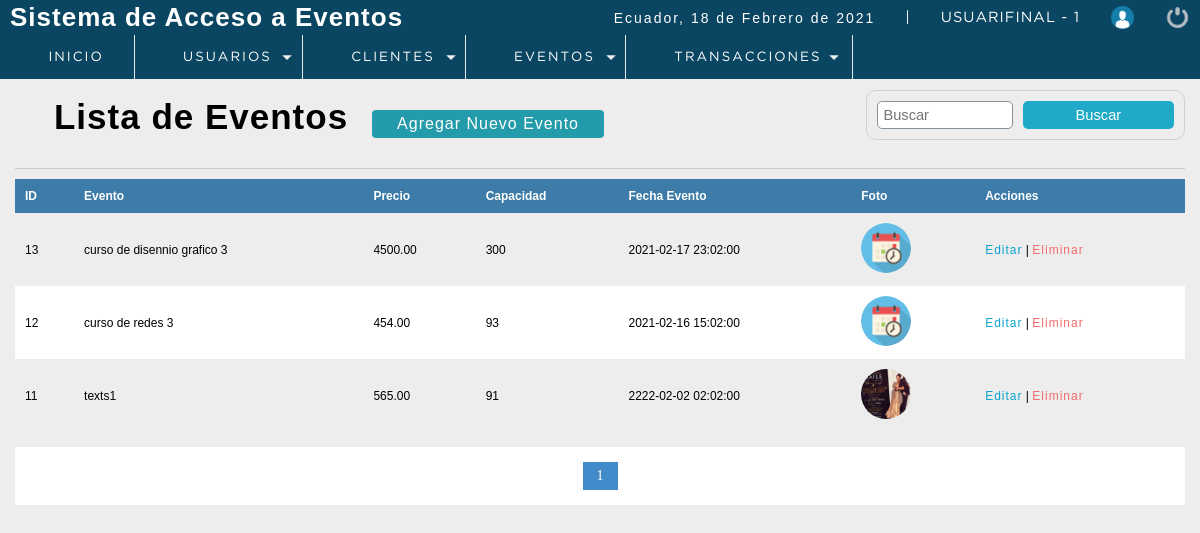
The app's page /P_seminarios/sistema/lista_eventos.php (signed in), older data.
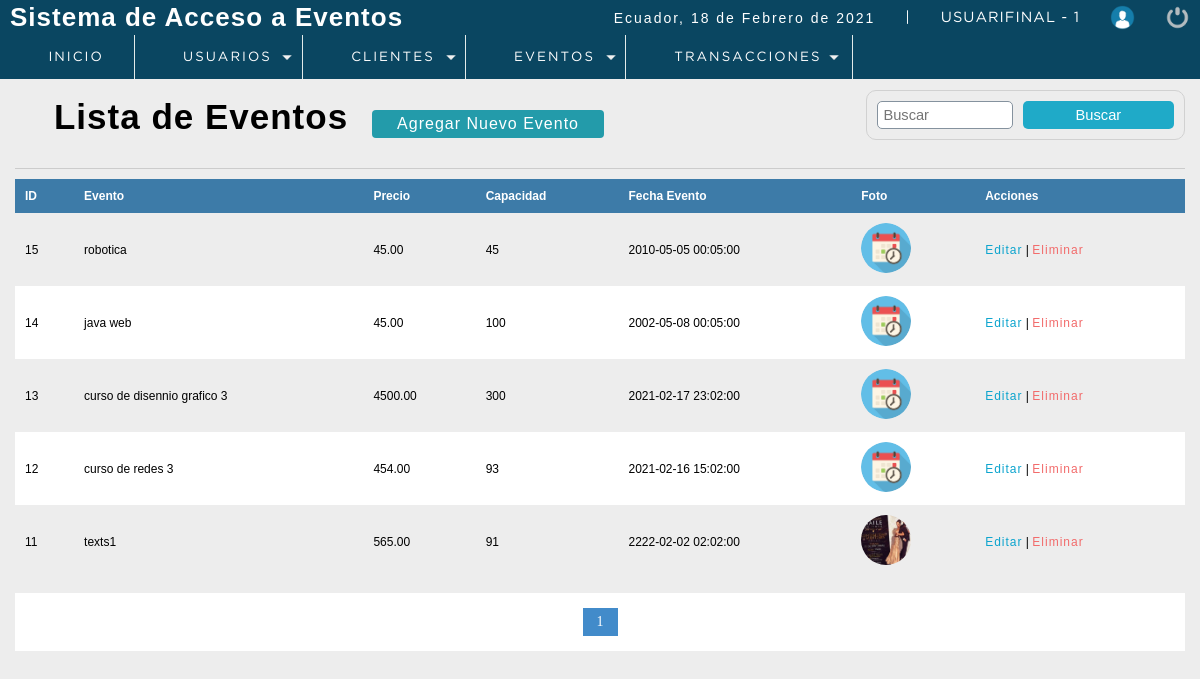
The same page, newer data.
### tables this page shows
CREATE TABLE `evento` (
  `codevento` int(11) NOT NULL,
  `descripcion` varchar(100) DEFAULT NULL,
  `precio` decimal(10,2) DEFAULT NULL,
  `capMax` int(11) DEFAULT NULL,
  `direccion` varchar(300) DEFAULT NULL,
  `foto` text DEFAULT NULL,
  `fecha_evento` datetime NOT NULL,
  `dateAdd` datetime NOT NULL DEFAULT current_timestamp(),
  `usuario_id` int(11) NOT NULL,
  `status` int(11) NOT NULL DEFAULT 1,
  `id_tipo_seminario` int(11) DEFAULT NULL
);

### P_seminarios/sistema/lista_eventos.php (the view, shortened to what this page needs)
<?php
 include "../conection.php";
?>
<!DOCTYPE html>
<html lang="en">
<head>
	<?php include "includes/scripts.php"?>
</head>
<body>
 <?php include "includes/header.php"?>
	<section id="container">
		<h1><i class="fas fa-list-alt"></i> Lista de Eventos</h1>
        <a href="registro_evento.php" class="btn_new">Agregar Nuevo Evento</a>
    <form action="buscar_evento.php" method="get" class="form_search">
        <input type="text" name="busqueda" id="busqueda" placeholder="Buscar">
        <input type="submit" value="Buscar" class="btn_search" >
    </form>
<hr>
        <table>
            <tr>
                <th>ID</th>
                <th>Evento</th>
                <th>Precio</th>
                <th>Capacidad</th>
                <th>Fecha Evento</th>
                <th>Foto</th>
                <th>Acciones</th>
            </tr>
            <?php
           $sql_registre = mysqli_query($conection,"SELECT COUNT(*) AS total_registro FROM evento WHERE status =1");
           $result_registre = mysqli_fetch_array($sql_registre);
           $total_resgistros = $result_registre['total_registro'];
           $por_pagina = 5;
           if (empty($_GET['pagina'])) {
               $pagina =1;
           }
           else {
               $pagina = $_GET['pagina'];
           }
           $desde = ($pagina - 1) * $por_pagina;
           $total_paginas = ceil($total_resgistros / $por_pagina);
           $query = mysqli_query($conection,"SELECT * FROM evento  WHERE status = 1
                                                                    ORDER BY codevento DESC LIMIT $desde, $por_pagina");
           $result = mysqli_num_rows($query);
           if ($result > 0) {
               while ($data = mysqli_fetch_array($query)) {
                if ($data['foto'] !='img_evento.png') {
                    $foto ='img/uploads/'.$data['foto'];
                }else {
                    $foto ='img/'.$data['foto'];
                }
           ?>
            <tr class="row<?php echo $data["codevento"];?>">
                <td><?php echo $data["codevento"];?></td>
                <td><?php echo $data["descripcion"];?></td>
                <td><?php echo $data["precio"];?></td>
                <td><?php echo $data["capMax"];?></td>
                <td><?php echo $data["fecha_evento"];?></td>
                <td class="img_evento"><img src="<?php echo $foto;?>" alt="<?php echo $data["descripcion"];?>"></td>
                <td>
                    <a class="link_edit" href="editar_evento.php?id=<?php echo $data["codevento"];?>">Editar</a>
                   <?php if ($_SESSION['rol']==1 || $_SESSION['rol']==2) {
                     ?>
                     |
                    <a class="link_delete del_event" href="#" event="<?php echo $data["codevento"];?>">Eliminar</a>
                    <?php } ?>
                </td>
            </tr>
                <?php
               }
           }
            ?>
        </table>
        <div class="paginador">
                    <ul>
                    <?php
                    for ($i=1; $i <= $total_paginas; $i++) {
                        if ($i == $pagina) {
                            echo '<li class="pageSelected">'.$i.'</li>';
                        }
                        else {
                            echo '<li><a href="?pagina='.$i.'">'.$i.'</a></li>';
                        }
                    }
                    ?>
                    </ul>
                </div>
	</section>
</body>
</html>

Row changes from the older to the newer data that the page shows:
added evento: codevento "15", descripcion "robotica", precio "45.00", capMax "45", fecha_evento "2010-05-05 00:05:00", foto (picture)
added evento: codevento "14", descripcion "java web", precio "45.00", capMax "100", fecha_evento "2002-05-08 00:05:00", foto (picture)
